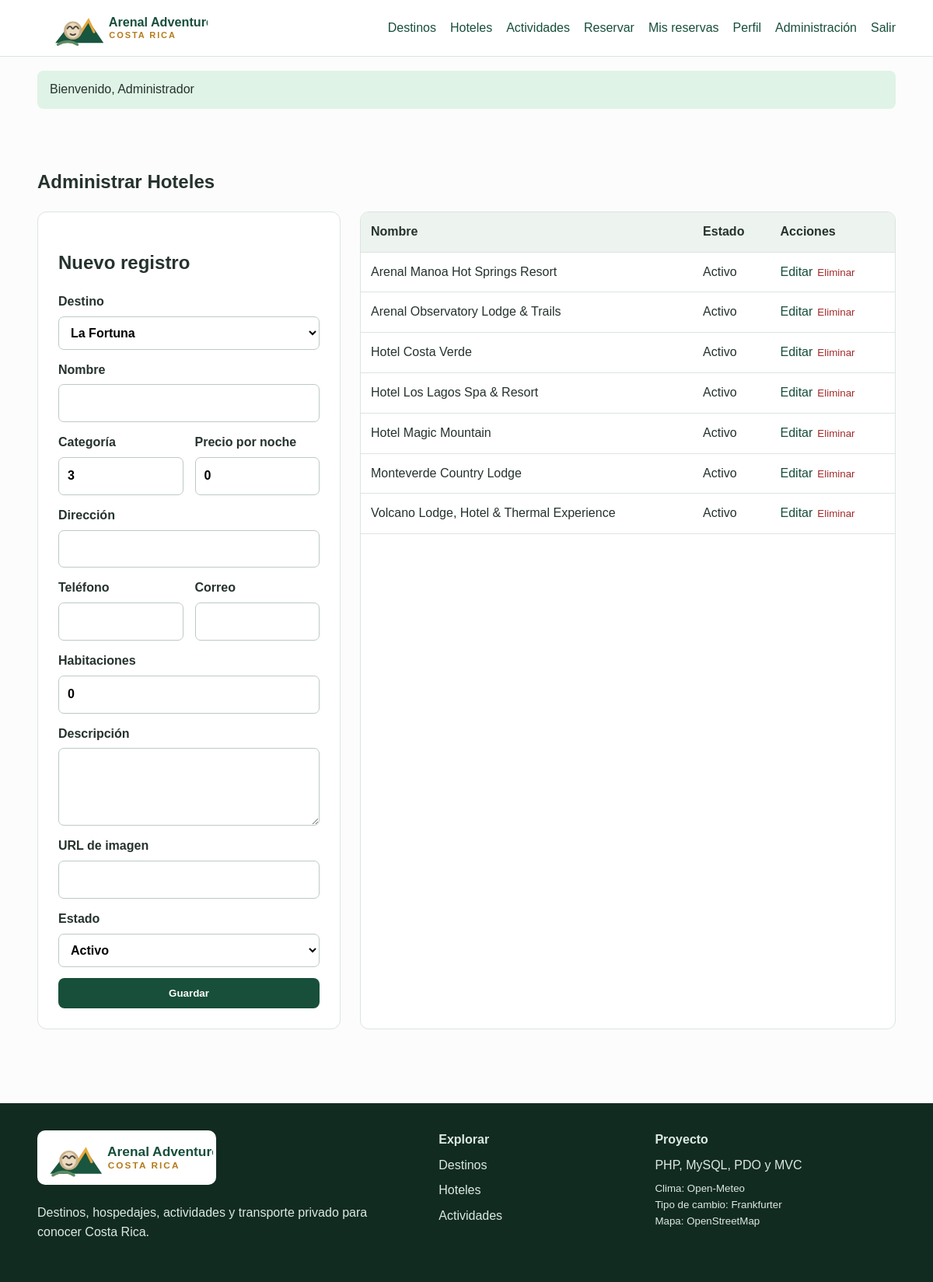
Screenshot of /public/index.php?route=admin/hotels (signed in) with the database file from the repository.
### tables this page shows
CREATE TABLE hotels(id INT AUTO_INCREMENT PRIMARY KEY,destination_id INT NOT NULL,name VARCHAR(150) NOT NULL,category TINYINT NOT NULL,address VARCHAR(255),phone VARCHAR(20),email VARCHAR(150),price_per_night DECIMAL(12,2) NOT NULL CHECK(price_per_night>=0),rooms INT NOT NULL DEFAULT 0,description TEXT,image VARCHAR(500),status TINYINT(1) DEFAULT 1,FOREIGN KEY(destination_id) REFERENCES destinations(id) ON UPDATE CASCADE ON DELETE RESTRICT);

### app/core/Controller.php (called while the page is built, shortened)
<?php
class Controller {
    protected function view(string $view, array $data = []): void {
        extract($data);
        $viewFile = __DIR__ . '/../views/' . $view . '.php';
        require __DIR__ . '/../views/layouts/header.php';
        require $viewFile;
        require __DIR__ . '/../views/layouts/footer.php';
    }
}

### app/controllers/AdminController.php (called while the page is built, shortened)
<?php
class AdminController extends Controller {
 public function crud(string $type):void{Auth::requireAdmin();$models=['destination'=>new Destination(),'hotel'=>new Hotel(),'activity'=>new Activity()];if(!isset($models[$type])){throw new Exception('Módulo inválido.');}$model=$models[$type];$items=$model->all();$destinations=(new Destination())->all();$edit=!empty($_GET['id'])?$model->find((int)$_GET['id']):null;$this->view('admin/crud',compact('type','items','destinations','edit'));}
}

### app/core/Database.php (called while the page is built)
<?php
class Database {
    private static ?PDO $connection = null;
    public static function connect(): PDO {
        if (self::$connection === null) {
            $config = require __DIR__ . '/../config/config.php';
            $db = $config['db'];
            $dsn = "mysql:host={$db['host']};dbname={$db['name']};charset={$db['charset']}";
            self::$connection = new PDO($dsn, $db['user'], $db['password'], [
                PDO::ATTR_ERRMODE => PDO::ERRMODE_EXCEPTION,
                PDO::ATTR_DEFAULT_FETCH_MODE => PDO::FETCH_ASSOC,
                PDO::ATTR_EMULATE_PREPARES => false
            ]);
        }
        return self::$connection;
    }
}

### app/models/Destination.php (called while the page is built, shortened)
<?php
class Destination {
    private PDO $db;
    public function __construct(){ $this->db=Database::connect(); }
    public function all(string $search=''): array {
        return $this->db->query('SELECT * FROM destinations ORDER BY name')->fetchAll();
    }
}

### app/core/Security.php (called while the page is built, shortened)
<?php
class Security {
    public static function e(?string $value): string {
        return htmlspecialchars($value ?? '', ENT_QUOTES, 'UTF-8');
    }
}

### app/config/config.php (called while the page is built)
<?php
return [
    'app_name' => 'Arenal Adventure CR',
    'slogan' => 'Viajes auténticos, naturaleza y aventura',
    'whatsapp' => '',
    'base_url' => 'http://localhost/arenal_adventure_cr/public',
    'db' => [
        'host' => 'localhost',
        'name' => 'turismo_cr',
        'user' => 'root',
        'password' => '',
        'charset' => 'utf8mb4'
    ]
];

### app/models/Hotel.php (called while the page is built, shortened)
<?php
class Hotel {
 private PDO $db; public function __construct(){ $this->db=Database::connect(); }
 public function all(int $destination=0):array{ $sql='SELECT h.*,d.name destination_name FROM hotels h JOIN destinations d ON d.id=h.destination_id'; if($destination){$st=$this->db->prepare($sql.' WHERE h.destination_id=? ORDER BY h.name');$st->execute([$destination]);return $st->fetchAll();} return $this->db->query($sql.' ORDER BY h.name')->fetchAll(); }
}

### app/views/admin/crud.php (the view, shortened to what this page needs)
<?php
$labels=['destination'=>'Destinos','hotel'=>'Hoteles','activity'=>'Actividades'];
?>
<section class="container section"><h1>Administrar <?=$labels[$type]?></h1><div class="admin-layout"><div class="panel"><h2><?=$edit?'Editar':'Nuevo registro'?></h2><form method="post" action="index.php?route=admin/<?=$type?>/save">
<?php if($type==='destination'):?><label>Nombre<input name="name" value="<?=Security::e($edit['name']??'')?>" required></label><label>Provincia<input name="province" value="<?=Security::e($edit['province']??'')?>" required></label><label>Descripción<textarea name="description" required><?=Security::e($edit['description']??'')?></textarea></label><label>URL de imagen<input name="image" value="<?=Security::e($edit['image']??'')?>"></label><div class="form-grid"><label>Latitud<input type="number" step="any" name="latitude" value="<?=Security::e($edit['latitude']??'')?>"></label><label>Longitud<input type="number" step="any" name="longitude" value="<?=Security::e($edit['longitude']??'')?>"></label></div>
<?php elseif($type==='hotel'):?><label>Destino<select name="destination_id"><?php foreach($destinations as $d):?><option value="<?=$d['id']?>" <?=($edit['destination_id']??0)==$d['id']?'selected':''?>><?=Security::e($d['name'])?></option><?php endforeach;?></select></label><label>Nombre<input name="name" value="<?=Security::e($edit['name']??'')?>" required></label><div class="form-grid"><label>Categoría<input type="number" min="1" max="5" name="category" value="<?=$edit['category']??3?>"></label><label>Precio por noche<input type="number" min="0" name="price_per_night" value="<?=$edit['price_per_night']??0?>"></label></div><label>Dirección<input name="address" value="<?=Security::e($edit['address']??'')?>"></label><div class="form-grid"><label>Teléfono<input name="phone" value="<?=Security::e($edit['phone']??'')?>"></label><label>Correo<input type="email" name="email" value="<?=Security::e($edit['email']??'')?>"></label></div><label>Habitaciones<input type="number" min="0" name="rooms" value="<?=$edit['rooms']??0?>"></label><label>Descripción<textarea name="description"><?=Security::e($edit['description']??'')?></textarea></label><label>URL de imagen<input name="image" value="<?=Security::e($edit['image']??'')?>"></label>
<?php endif;?><label>Estado<select name="status"><option value="1">Activo</option></select></label><button class="btn">Guardar</button></form></div><div class="table-wrap"><table><thead><tr><th>Nombre</th><th>Estado</th><th>Acciones</th></tr></thead><tbody><?php foreach($items as $i):?><tr><td><?=Security::e($i['name'])?></td><td><?=$i['status']?'Activo':'Inactivo'?></td><td><a href="index.php?route=admin/<?=$type?>s&id=<?=$i['id']?>">Editar</a><form class="inline" method="post" action="index.php?route=admin/<?=$type?>/delete" onsubmit="return confirm('¿Eliminar registro?')"><button class="link danger">Eliminar</button></form></td></tr><?php endforeach;?></tbody></table></div></div></section>

### public/assets/css/style.css (style rules this page uses)
:root { --green:#174f3a;--light:#f4f7f2;--gold:#e6a93d;--text:#26332d;--white:#fff;--border:#dce4df }
* { box-sizing:border-box }
body { margin:0;font-family:Arial,sans-serif;color:var(--text);background:#fbfcfb;line-height:1.55 }
a { color:var(--green);text-decoration:none }
.container { width:min(1120px,92%);margin:auto }
.btn { display:inline-block;border:0;border-radius:8px;background:var(--green);color:white;padding:12px 19px;font-weight:700;cursor:pointer }
.section { padding:55px 0 }
.panel { background:white;border:1px solid var(--border);border-radius:12px;padding:26px }
form { display:grid;gap:14px }
label { display:grid;gap:6px;font-weight:700 }
input,select,textarea { width:100%;padding:11px;border:1px solid #bdcac3;border-radius:7px;font:inherit;background:white }
textarea { min-height:100px }
.form-grid { display:grid;grid-template-columns:1fr 1fr;gap:15px }
.table-wrap { overflow:auto;background:white;border:1px solid var(--border);border-radius:11px }
table { width:100%;border-collapse:collapse }
th,td { padding:13px;text-align:left;border-bottom:1px solid var(--border) }
th { background:#edf3ef }
.admin-layout { display:grid;grid-template-columns:390px 1fr;gap:25px }
.inline { display:inline }
.link { border:0;background:none;color:var(--green);cursor:pointer }
.danger { color:#a22929 }

### rows the page displays
hotels: name "Arenal Manoa Hot Springs Resort", status "Activo"
hotels: name "Arenal Observatory Lodge & Trails", status "Activo"
hotels: name "Hotel Costa Verde", status "Activo"
hotels: name "Hotel Los Lagos Spa & Resort", status "Activo"
hotels: name "Hotel Magic Mountain", status "Activo"
hotels: name "Monteverde Country Lodge", status "Activo"
hotels: name "Volcano Lodge, Hotel & Thermal Experience", status "Activo"

### other values shown
Security::e($_SESSION['success']) "Bienvenido, Administrador"
$labels[$type] "Hoteles"
form field destination_id "La Fortuna"
